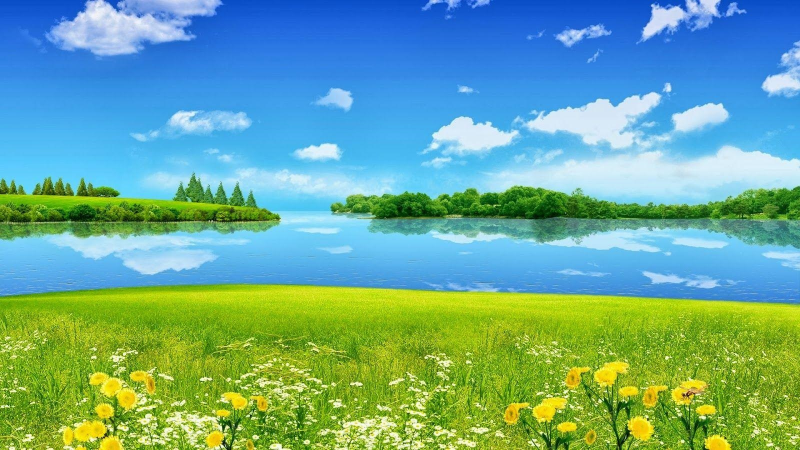
#> input picture scripts/projects/bg.jpeg, 1600 x 900 px, given in place of the camera (shown at 1/2 size)
$ python project_21.py
#> lines starting #> are read from the running program, lines starting #| are printed output that depends on the picture; after the words box and inside, x2 and y2 are one past the last pixel; in counts of white or black regions, pixels touching at a corner belong together
import numpy as np
import cv2
from collections import deque


def setValues(x):
    print("")


cv2.namedWindow("Colour_detector")


cv2.createTrackbar("upper Hue","Colour_detector",153,180,setValues)
cv2.createTrackbar("upper Saturations","Colour_detector",255,255,setValues)
cv2.createTrackbar("upper value","Colour_detector",255,255,setValues)


cv2.createTrackbar("lower Hue","Colour_detector",64,180,setValues)
cv2.createTrackbar("lower Saturations","Colour_detector",72,255,setValues)
cv2.createTrackbar("lower value","Colour_detector",49,255,setValues)


# drawing setup

bpoints = [deque(maxlen=1024)]
gpoints = [deque(maxlen=1024)]
rpoints = [deque(maxlen=1024)]
ypoints = [deque(maxlen=1024)]


blue_index =0
green_index =0
red_index =0
yellow_index =0


kernel = np.ones((5,5),np.uint8)


colors = [(255,0,0),(0,255,0),(0,0,255),(0,255,255)]

colorIndex =0

paintWindow = np.zeros((471,636,3)) + 255

paintWindow=cv2.rectangle(paintWindow,(40,1),(140,65),(0,0,0),2)
paintWindow=cv2.rectangle(paintWindow,(160,1),(255,65),colors[0],-1)
paintWindow=cv2.rectangle(paintWindow,(275,1),(370,65),colors[1],-1)
paintWindow=cv2.rectangle(paintWindow,(390,1),(485,65),colors[2],-1)
paintWindow=cv2.rectangle(paintWindow,(505,1),(600,65),colors[3],-1)


cv2.putText(paintWindow,"Clear",(49,33),cv2.FONT_HERSHEY_SIMPLEX,0.5,(0,0,0),2,cv2.LINE_AA)

# cv2.namedWindow("paint",cv2.WINDOW_AUTOSIZE)

cap = cv2.VideoCapture(0)

while True:
    Success,frame = cap.read()
#> frame is the input picture: shape (900, 1600, 3); mean B, G, R 149.3, 169, 107.9
    frame = cv2.flip(frame,1)
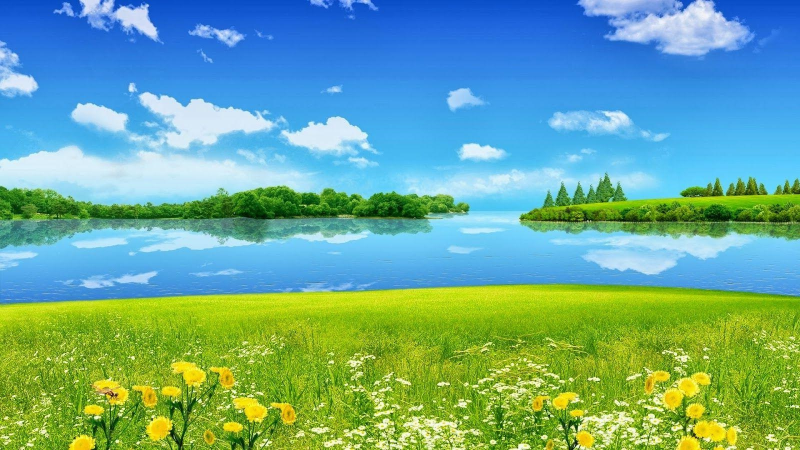
#> frame: shape (900, 1600, 3) (shown at 1/2 size); mean B, G, R 149.3, 169, 107.9
    hsv = cv2.cvtColor(frame,cv2.COLOR_BGR2HSV)
#> hsv: shape (900, 1600, 3); mean H, S, V 76.4, 177.2, 205.8

    u_hue=cv2.getTrackbarPos("upper Hue","Colour_detector")

    u_saturation=cv2.getTrackbarPos("upper Saturations","Colour_detector")
    u_value=cv2.getTrackbarPos("upper value","Colour_detector")
    l_hue=cv2.getTrackbarPos("lower Hue","Colour_detector")
    l_saturation=cv2.getTrackbarPos("lower Saturations","Colour_detector")
    l_value=cv2.getTrackbarPos("lower value","Colour_detector")


    Upper_hsv = np.array([u_hue,u_saturation,u_value])
    Lower_hsv = np.array([l_hue,l_saturation,l_value])

    frame=cv2.rectangle(frame,(40,1),(140,65),(0,0,0),-1)
    frame=cv2.rectangle(frame,(160,1),(255,65),colors[0],-1)
    frame=cv2.rectangle(frame,(275,1),(370,65),colors[1],-1)
    frame=cv2.rectangle(frame,(390,1),(485,65),colors[2],-1)
    frame=cv2.rectangle(frame,(505,1),(600,65),colors[3],-1)
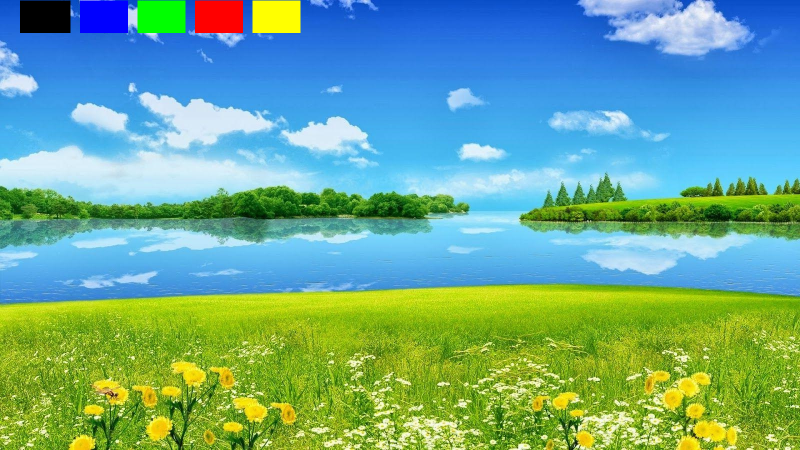
#> frame: shape (900, 1600, 3) (shown at 1/2 size); mean B, G, R 145.7, 168.8, 109.1

    cv2.putText(frame,"Clear",(49,33),cv2.FONT_HERSHEY_SIMPLEX,0.5,(255,255,255),2,cv2.LINE_AA)
#> frame: shape (900, 1600, 3); 0.03% of pixels changed, all inside (x1, y1, x2, y2) = (48, 21, 91, 36)

    mask = cv2.inRange(hsv,Lower_hsv,Upper_hsv)
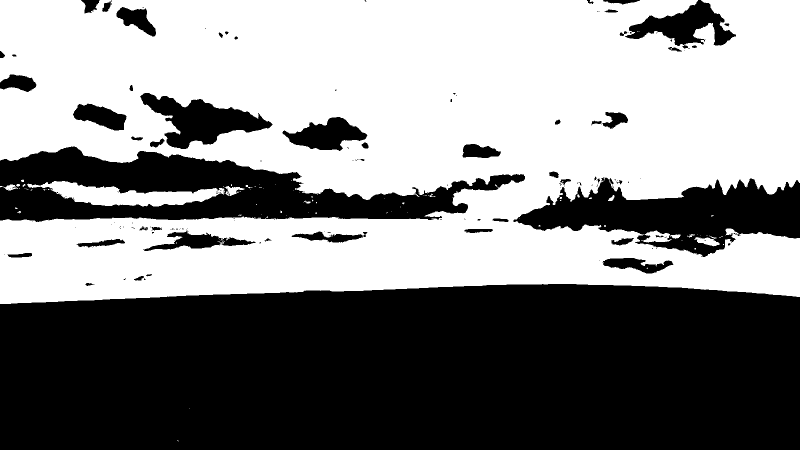
#> mask: shape (900, 1600) (shown at 1/2 size); 52.5% white; 159 black regions (105 under 20 px), largest, box (x1, y1, x2, y2) and area: (0, 568, 1600, 900) 506182, (0, 293, 1050, 444) 78728, (1027, 354, 1600, 514) 47254
    mask=cv2.erode(mask,kernel,iterations=1)
#> mask: shape (900, 1600); 50% white; 19 white regions (11 under 20 px), largest, box (x1, y1, x2, y2) and area: (0, 0, 1600, 606) 711489, (86, 364, 432, 411) 7440, (1293, 464, 1333, 482) 284
    mask=cv2.morphologyEx(mask,cv2.MORPH_OPEN,kernel)
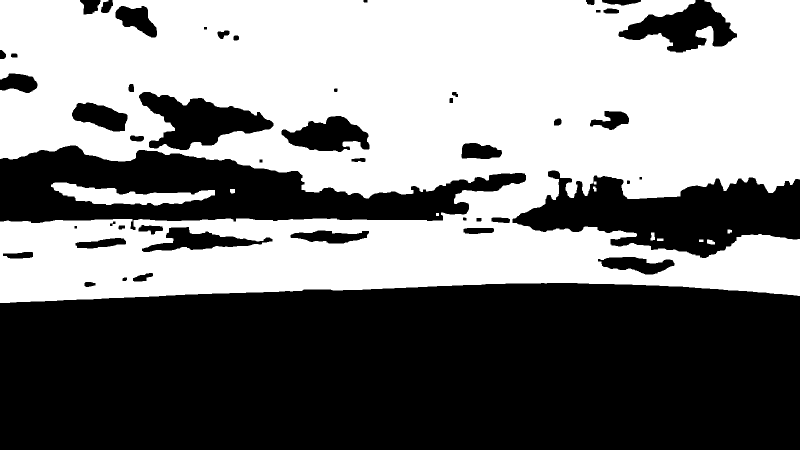
#> mask: shape (900, 1600) (shown at 1/2 size); 49.9% white; 11 white regions, largest, box (x1, y1, x2, y2) and area: (0, 0, 1600, 606) 710008, (102, 365, 430, 411) 7359, (1414, 479, 1430, 489) 122
    mask=cv2.dilate(mask,kernel,iterations=1)
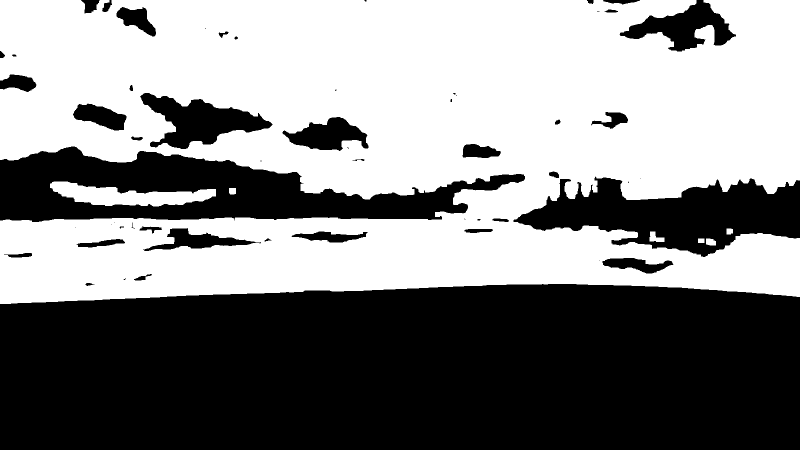
#> mask: shape (900, 1600) (shown at 1/2 size); 51.9% white; 56 black regions (19 under 20 px)
    # cv2.imshow("mask",mask)

    cnts,z=cv2.findContours(mask.copy(),cv2.RETR_EXTERNAL,cv2.CHAIN_APPROX_SIMPLE)
#> cnts = 7 contours; box (x1, y1, x2, y2) and area: (0, 0, 1600, 608) 773881, (100, 363, 432, 413) 8660, (1299, 463, 1329, 484) 340, (1412, 477, 1432, 491) 212, (458, 376, 472, 389) 150, (1453, 457, 1466, 469) 122, (1396, 477, 1409, 486) 96; z = [[1, -1, -1, -1], [2, 0, -1, -1], [3, 1, -1, -1], [4, 2, -1, -1], [5, 3, -1, -1], [6, 4, -1, -1], [-1, 5, -1, -1]]

    center =None

    if len(cnts) > 0:
        cnt =sorted(cnts,key=cv2.contourArea,reverse=True)[0]
#> cnt = contour of 1888 points, box (x1, y1, x2, y2) (0, 0, 1600, 608), area 773881
        ((x,y),radius) = cv2.minEnclosingCircle(cnt)
#> x = 799.5; y = 303.5; radius = 855.2
        cv2.circle(frame,(int(x),int(y)),int(radius),(0,255,255),2)
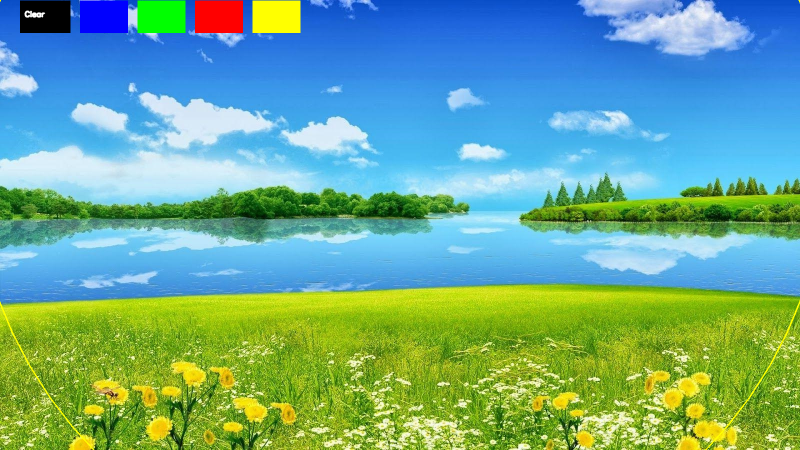
#> frame: shape (900, 1600, 3) (shown at 1/2 size); mean B, G, R 145.7, 169, 109.3

        M=cv2.moments(cnt)
#> M = moments, m00 773881, centre m10/m00, m01/m00 = (797.1, 275.4)

        # calculating center

        center=(int(M['m10']/M['m00']),int(M['m01']/M['m00']))
#> center = (797, 275)

        if center[1] <=65:
            if 40<= center[0] <= 140:
                bpoints = [deque(maxlen=512)]
                gpoints = [deque(maxlen=512)]
                rpoints = [deque(maxlen=512)]
                ypoints = [deque(maxlen=512)]

                blue_index =0
                green_index =0
                red_index =0
                yellow_index =0

                paintWindow[67:,:,:] = 255

            elif 160<= center[0] <= 255:
                colorIndex = 0  #blue
            elif 275<= center[0] <= 370:
                colorIndex = 1  #green

            elif 390<= center[0] <= 485:
                colorIndex = 2  #green

            elif 505<= center[0] <= 600:
                colorIndex = 3  #green

        else:
            if colorIndex ==0:
                bpoints[blue_index].appendleft(center)

            elif colorIndex == 1:
                gpoints [green_index].appendleft(center)


            elif colorIndex == 2:
                rpoints [red_index].appendleft(center)

            elif colorIndex == 3:
                ypoints [yellow_index].appendleft(center)

    else:
        bpoints.append(deque(maxlen=512))
        blue_index +=1

        gpoints.append(deque(maxlen=512))
        green_index +=1

        rpoints.append(deque(maxlen=512))
        red_index +=1

        ypoints.append(deque(maxlen=512))
        yellow_index +=1


    points = [bpoints,gpoints,rpoints,ypoints]

    for i in range (len(points)):
        for j in range(len(points[i])):
            for k in range (1,len(points[i][j])):
                if points[i][j][k-1] is None or points[i][j][k] is None:
                    continue
                cv2.line(frame,points[i][j][k-1],points[i][j][k],colors[i],2)
                cv2.line(paintWindow,points[i][j][k-1],points[i][j][k],colors[i],2)
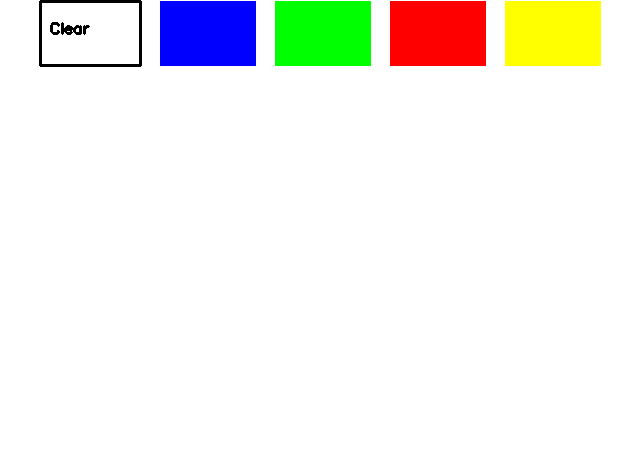
#> paintWindow: shape (471, 636, 3) float64; mean B, G, R 238, 243.3, 243.3


    cv2.imshow("Live Drawing",frame)
    cv2.imshow("paint",paintWindow)
    cv2.imshow("mask",mask)

    # cv2.imshow("white window",paintWindow)
    # cv2.imshow("cam",frame)


    if cv2.waitKey(1) & 0xFF == ord('q'):
#> (key q is pressed here)
        break

cap.release()
cv2.destroyAllWindows
